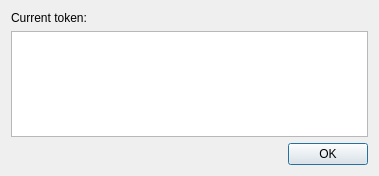
<?xml version="1.0" encoding="UTF-8"?>
<ui version="4.0">
 <class>TokenDialog</class>
 <widget class="QDialog" name="TokenDialog">
  <property name="geometry">
   <rect>
    <x>0</x>
    <y>0</y>
    <width>379</width>
    <height>176</height>
   </rect>
  </property>
  <property name="windowTitle">
   <string>Account token</string>
  </property>
  <layout class="QVBoxLayout" name="verticalLayout">
   <item>
    <layout class="QVBoxLayout" name="verticalLayout_2">
     <item>
      <widget class="QLabel" name="label">
       <property name="text">
        <string>Current token:</string>
       </property>
      </widget>
     </item>
     <item>
      <widget class="QPlainTextEdit" name="tokenBox">
       <property name="readOnly">
        <bool>true</bool>
       </property>
      </widget>
     </item>
    </layout>
   </item>
   <item>
    <widget class="QDialogButtonBox" name="buttonBox">
     <property name="standardButtons">
      <set>QDialogButtonBox::Ok</set>
     </property>
    </widget>
   </item>
  </layout>
 </widget>
 <resources/>
 <connections/>
</ui>
